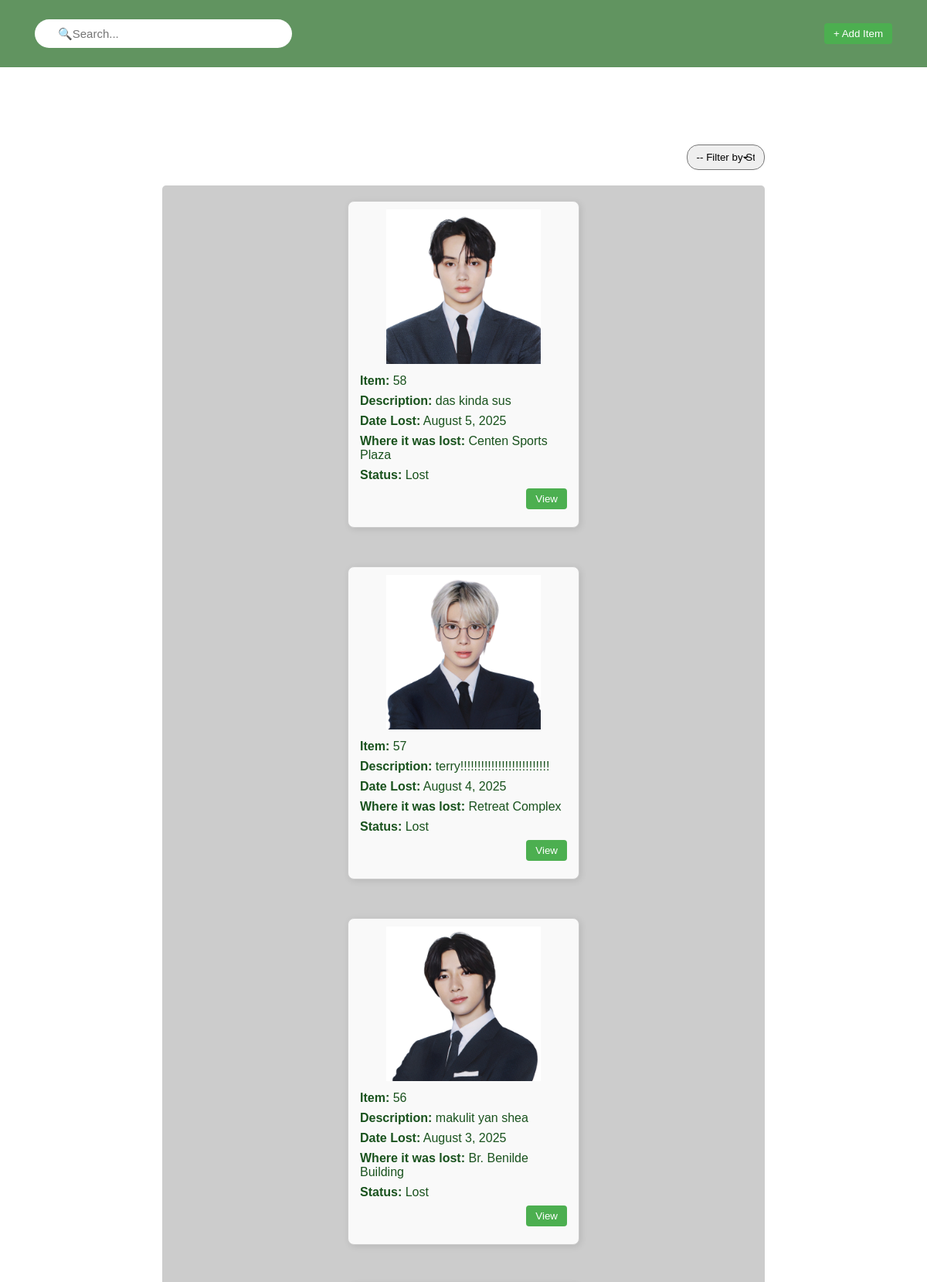
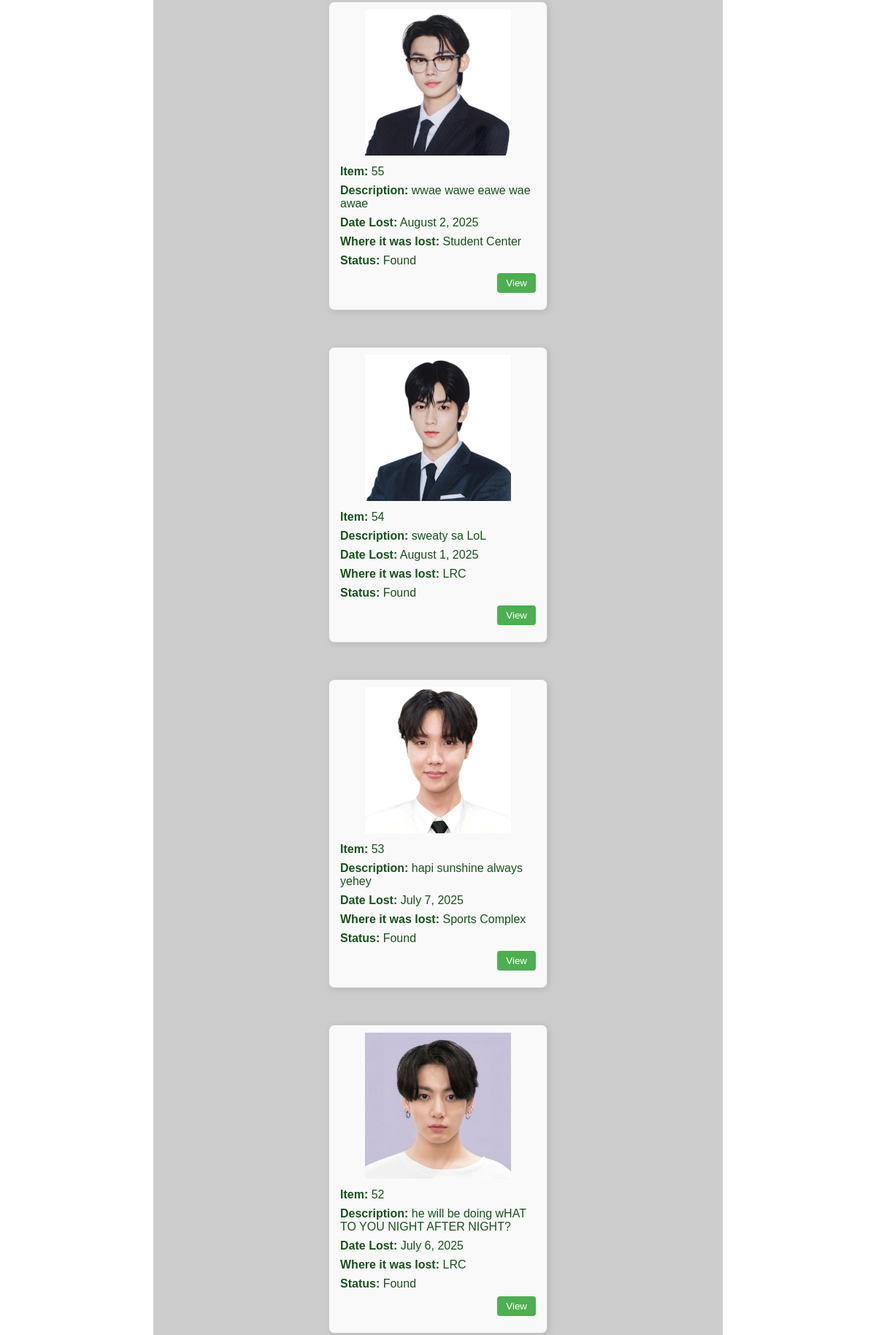
Screenshot of /public/item-main.php (upper part) with the database file from the repository (2 pictures, top to bottom).
### tables this page shows
CREATE TABLE `item_submission` (
  `submission_index` int(11) NOT NULL COMMENT 'Index of the submitted item',
  `item_index` int(11) NOT NULL,
  `user_index` int(11) NOT NULL COMMENT 'The person who submitted the lost item',
  `lost_date` date NOT NULL COMMENT 'When the item was lost',
  `lost_location` varchar(100) NOT NULL COMMENT 'Where the item was lost (e.g., library, building)',
  `status` varchar(20) NOT NULL COMMENT 'Status of the item, e.g., Lost or Found',
  `image_path` varchar(255) DEFAULT NULL COMMENT 'Path to uploaded image',
  `description` text DEFAULT NULL COMMENT 'Description of the item',
  `item_name` varchar(100) NOT NULL COMMENT 'Name or title of the item'
);

### public/item-main.php (the view, shortened to what this page needs)
<?php require("../include/conn.php"); ?>
<!DOCTYPE html>
<html lang="en">
<head>
    <link rel="stylesheet" href="css/base.css">
    <link rel="stylesheet" href="css/header.css">
    <link rel="stylesheet" href="css/item-main.css">
</head>
<body>
    <header>
        <form action="" method="get" name="formadd" enctype="multipart/form-data" novalidate>
            <input type="search" id="txtsearch" name="q" placeholder="🔍Search..." value="<?= isset($_GET['q']) ? htmlspecialchars($_GET['q']) : '' ?>">
        </form>
        <button type="button" class="btn" onclick="window.location.href='add-item.php'">+ Add Item</button>
    </header>
<div class="content">
    <form action="" method="get" name="filterForm" enctype="multipart/form-data" class="filter" novalidate>
            <select name="status_filter" onchange="this.form.submit()">
                <option value="">-- Filter by Status --</option>
            </select>
    </form>
<div class="records-container">
        <?php
            $itemsPerPage = 25;
            $currentPage = isset($_GET['page']) ? (int)$_GET['page'] : 1;
            $offset = ($currentPage - 1) * $itemsPerPage;
            $sql = "SELECT * FROM item_submission WHERE 1=1";
            $params = [];
            $types = "";
            $sql .= " ORDER BY item_index DESC LIMIT ?, ?";
            $params[] = $offset;
            $params[] = $itemsPerPage;
            $types .= "ii";
            $stmt = $conn->prepare($sql);
            if (!empty($params)) {
                $stmt->bind_param($types, ...$params);
            }
            $stmt->execute();
            $result = $stmt->get_result();
            if ($result->num_rows > 0):
                while ($row = $result->fetch_assoc()):
                    $vitemindex = htmlspecialchars($row['item_index']);
                        $fullDescription = htmlspecialchars($row['description']);
                        $vdescription = mb_strimwidth($fullDescription, 0, 100, '...');
                        $rawDate = $row['lost_date'];
                        $vlostdate = date("F j, Y", strtotime($rawDate));
                    $vimagepath = htmlspecialchars($row['image_path']);
                    $vlostlocation = htmlspecialchars($row['lost_location']);
                    $vstatus = htmlspecialchars($row['status']);
        ?>
        <div class="record-panel">
            <div class="img-container">
            <?php
                $imageFullPath = 'media/' . $vimagepath;
                if (!empty($vimagepath) && file_exists($imageFullPath)) {
                    echo "<img src='{$imageFullPath}' alt='Item Image' style='max-width:200px; display:block; margin-bottom:10px;'>";
                } else {
                    echo "<p><em>No image available</em></p>";
                }
            ?>
            </div>
            <div><strong>Item:</strong> <?= $vitemindex ?></div>
            <div><strong>Description:</strong> <?= $vdescription ?></div>
            <div><strong>Date Lost:</strong> <?= $vlostdate ?></div>
            <div><strong>Where it was lost:</strong> <?= $vlostlocation ?></div>
            <div><strong>Status:</strong> <?= $vstatus ?></div>
            <div class="record-buttons">
                <button class="btn" onclick="window.location.href='delete.php?vid=<?= $vitemindex ?>'">View</button>
            </div>
        </div>
        <?php endwhile; else: ?>
        <p>No items found.</p>
    <?php endif; ?>
    </div>
</div>
</body>
</html>

### public/css/base.css (style rules this page uses)
* { margin: 0; padding: 0; box-sizing: border-box; }
body { font-family: 'Arial', sans-serif; }

### public/css/header.css (style rules this page uses)
header { background-color: rgb(97, 148, 96); color: white; display: flex; justify-content: space-between; align-items: center; padding: 25px 45px; position: relative; }

### public/css/item-main.css (style rules this page uses)
form { width: 30%; }
input[type="search"] { font-size: 15px; width: 100%; padding: 10px 30px 10px 30px; border-radius: 20px; border: none; }
.content { display: flex; flex-direction: column; align-items: center; margin: 100px auto; }
.filter { margin-bottom: 20px; width: 65%; display: flex; justify-content: flex-end; }
.filter select { width: 13%; appearance: none; background-repeat: no-repeat; background-position: right 16px center; background-size: 16px 16px; transition: border 0.3s ease; padding: 8px 12px; border-radius: 15px; }
.records-container { justify-content: center; padding: 20px 150px 20px 150px; position: relative; width: 65%; display: flex; flex-wrap: wrap; gap: 50px; background-color: #ccc; border-radius: 5px; }
.record-panel { color: #19521d; border: 1px solid #ccc; border-radius: 8px; padding: 15px; width: 300px; display: flex; flex-direction: column; background-color: #f9f9f9; box-shadow: 2px 2px 8px rgba(0, 0, 0, 0.1); }
.record-panel div { margin-bottom: 8px; }
.img-container { display: flex; align-items: center; justify-content: center; width: 100%; height: 200px; }
.record-buttons { width: 100%; display: flex; justify-content: flex-end; margin-top: auto; margin-bottom: 10px; }
.btn { padding: 6px 12px; border: none; background-color: #4CAF50; color: white; cursor: pointer; border-radius: 4px; }

### rows the page displays
item_submission: image_path (picture), item_index "58", description "das kinda sus", lost_date "August 5, 2025", lost_location "Centen Sports Plaza", status "Lost"
item_submission: image_path (picture), item_index "57", description "terry!!!!!!!!!!!!!!!!!!!!!!!!!!", lost_date "August 4, 2025", lost_location "Retreat Complex", status "Lost"
item_submission: image_path (picture), item_index "56", description "makulit yan shea", lost_date "August 3, 2025", lost_location "Br. Benilde Building", status "Lost"
item_submission: image_path (picture), item_index "55", description "wwae wawe eawe wae awae", lost_date "August 2, 2025", lost_location "Student Center", status "Found"
item_submission: image_path (picture), item_index "54", description "sweaty sa LoL", lost_date "August 1, 2025", lost_location "LRC", status "Found"
item_submission: image_path (picture), item_index "53", description "hapi sunshine always yehey", lost_date "July 7, 2025", lost_location "Sports Complex", status "Found"
item_submission: image_path (picture), item_index "52", description "he will be doing wHAT TO YOU NIGHT AFTER NIGHT?", lost_date "July 6, 2025", lost_location "LRC", status "Found"
